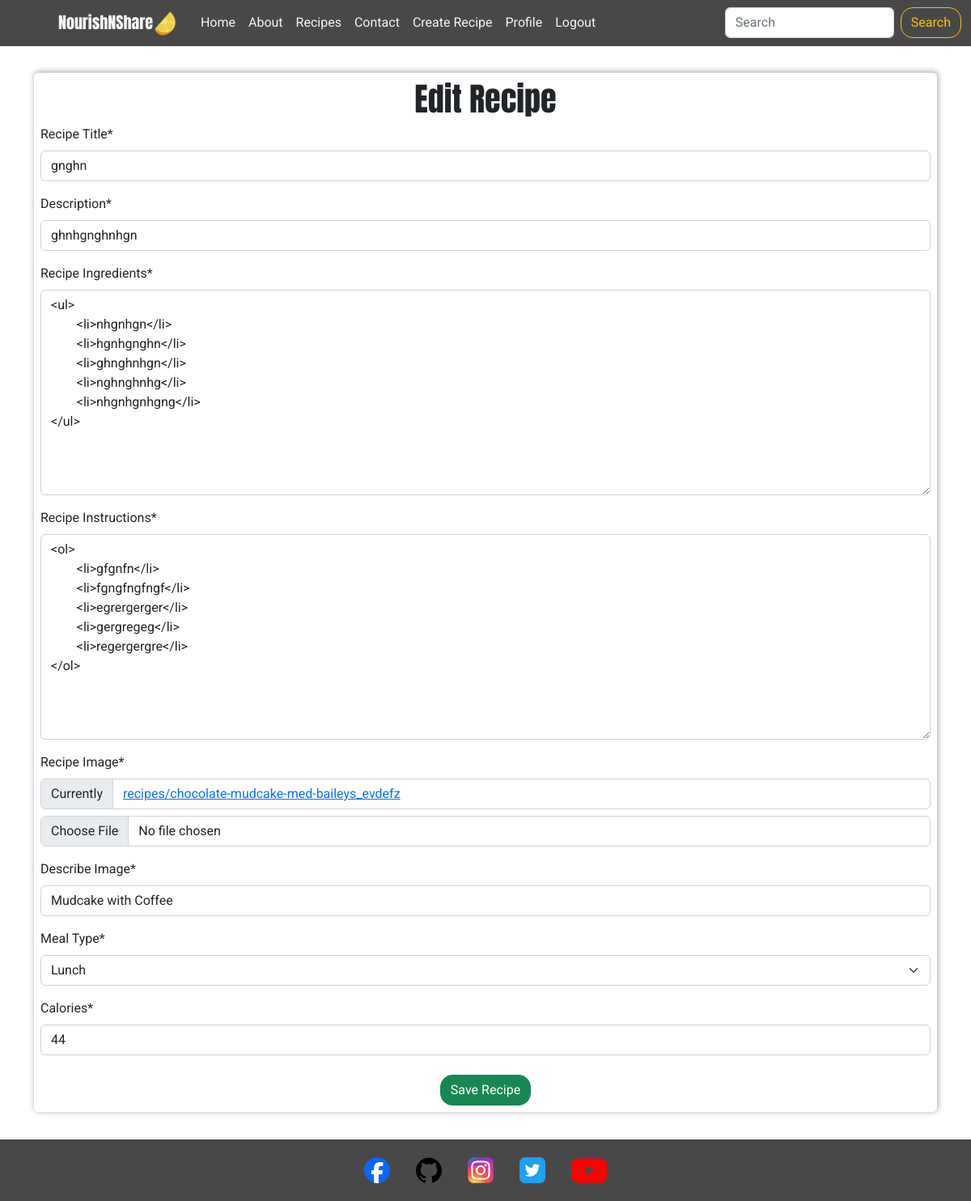
The page /recipes/edit/4/ (signed in) on the database its author committed.
### recipes/models.py (models this page shows, shortened)
class Recipe(models.Model):
    user = models.ForeignKey(
        User, related_name="recipe_owner", on_delete=models.CASCADE
    )
    title = models.CharField(max_length=300, null=False, blank=False)
    description = models.CharField(max_length=500, null=False, blank=False)
    instructions = RichTextField(max_length=10000, null=False, blank=False)
    ingredients = RichTextField(max_length=10000, null=False, blank=False)
    image = ResizedImageField(
        size=[400, None],
        quality=75,
        upload_to="recipes/",
        force_format="WEBP",
        blank=False,
        null=False,
    )
    image_description = models.CharField(max_length=150, null=False, blank=False)
    meal_type = models.CharField(max_length=50, choices=MEAL_TYPES, default="breakfast")
    calories = models.IntegerField()
    posted_date = models.DateTimeField(auto_now=True)
    class Meta:
        ordering = ["-posted_date"]

### recipes/views.py (the view)
# urls.py: path("edit/<slug:pk>/", EditRecipe.as_view(), name= "edit_recipe"),
class EditRecipe(LoginRequiredMixin, UserPassesTestMixin, UpdateView):
    template_name = 'recipes/edit_recipe.html'
    model = Recipe
    form_class = RecipeForm
    success_url = '/recipes/'
    def test_func(self):
        return self.request.user == self.get_object().user

### recipes/forms.py
class RecipeForm(forms.ModelForm):
    class Meta:
        model = Recipe
        fields = [
            "title",
            "description",
            "ingredients",
            "instructions",
            "image",
            "image_description",
            "meal_type",
            "calories",
        ]
        ingredients = forms.CharField(widget=RichTextWidget())
        instructions = forms.CharField(widget=RichTextWidget())
        widget = {
            "description": forms.Textarea(attrs={"rows": 5}),
        }
        labels = {
            "title": "Recipe Title",
            "description": "Description",
            "ingredients": "Recipe Ingredients",
            "instructions": "Recipe Instructions",
            "image": "Recipe Image",
            "image_description": "Describe Image",
            "meal_type": "Meal Type",
            "calories": "Calories",
        }

### recipes/templates/recipes/edit_recipe.html (shortened to what this page needs)
{% extends 'base.html' %}
{% block content %}
<div class="container">
    <form method="POST" enctype="multipart/form-data" class="p-2 form">
        <h1 class="text-center">Edit Recipe</h1>
        {{ form|crispy }}
        <div class="text-center">
            <button type="submit" class="btn btn-success mt-2">Save Recipe</button>
        </div>
    </form>
</div>
{% endblock %}

### templates/base.html (shortened to what this page needs)
{% load static %}
{% url 'home' as home_url %}
{% url 'account_login' as login_url %}
{% url 'account_signup' as signup_url %}
{% url 'account_logout' as logout_url %}
<!DOCTYPE html>
<html lang="en">
<head>
    {% block extra_css %}
    <link rel="stylesheet" href="https://cdnjs.cloudflare.com/ajax/libs/bootstrap/5.2.3/css/bootstrap.min.css" />
    <link rel="stylesheet" href="{% static '/css/base.css' %}">
    {% endblock %}
</head>
<body>
    {% include 'includes/header.html' %}
    <main>
        {% block content %}
        {% endblock %}
    </main>
    {% include 'includes/footer.html' %}
</body>
</html>

### templates/includes/header.html (shortened to what this page needs)
{% load static %}
<header>
    <nav class="navbar navbar-expand-lg navbar-dark ">
        <div class="container-fluid">
          <a class="navbar-brand" href="#">NourishNShare<img src="{% static 'images/orange.webp' %}" alt="a lemon" class="logo"></a>
          <div class="collapse navbar-collapse" id="navbarTogglerDemo02">
            <ul class="navbar-nav me-auto mb-2 mb-lg-0">
              <li class="nav-item">
                <a class="nav-link {% if request.path == home_url %}active{% endif %}" aria-current="page" href="{% url 'home' %}">Home</a>
              </li>
              <li class="nav-item">
                <a class="nav-link {% if request.path == about_url %}active{% endif %}" href="{% url 'about' %}">About</a>
              </li>
              <li class="nav-item">
                <a class="nav-link {% if request.resolver_match.url_name == 'recipes' %}active{% endif %}" href="{% url 'recipes' %}">Recipes</a>
              </li>
              <li class="nav-item">
                <a class="nav-link" href="#">Contact</a>
              </li>
              {% if request.user.is_authenticated %}
              <li class="nav-item">
                <a class="nav-link {% if request.resolver_match.url_name == 'add_recipe' %}active{% endif %}" href="{% url 'add_recipe' %}">Create Recipe</a>
              </li>
              <li class="nav-item">
                <a class="nav-link {% if request.resolver_match.url_name == 'profile' %}active{% endif %}" href="{% url 'profile' request.user.id %}">Profile</a>
              </li>
              <li class="nav-item">
                <a class="nav-link {% if request.path == logout_url %}active{% endif %}" href="{% url 'account_logout' %}">Logout</a>
              </li>
              {% endif %}
            </ul>
            <form class="d-flex" role="search" method="GET" action="{% url 'recipes' %}">
              <input class="form-control me-2" name="q" type="search" placeholder="Search" aria-label="Search">
              <button class="btn btn-outline-warning" type="submit">Search</button>
            </form>
          </div>
        </div>
      </nav>
</header>

### templates/includes/footer.html
{% load static %}
<footer>
    <a href="" target="_blank" rel="noopener" aria-label="Facebook - Opens in a new tab">
        <img src="{% static '/icons/facebook-round-color-icon.svg' %}" alt="Facebook link" class="social-icon">
    </a>
    <a href="" target="_blank" rel="noopener" aria-label="Github - Opens in a new tab">
        <img src="{% static '/icons/github-icon.svg' %}" alt="Github link" class="social-icon">
    </a>
    <a href="" target="_blank" rel="noopener" aria-label="Instagram - Opens in a new tab">
        <img src="{% static '/icons/ig-instagram-icon.svg' %}" alt="Instagram link" class="social-icon">
    </a>
    <a href="" target="_blank" rel="noopener" aria-label="Twitter - Opens in a new tab">
        <img src="{% static '/icons/twitter-square-color-icon.svg' %}" alt="Twitter link" class="social-icon">
    </a>
    <a href="" target="_blank" rel="noopener" aria-label="Youtube - Opens in a new tab">
        <img src="{% static '/icons/youtube-color-icon.svg' %}" alt="Youtube link" class="social-icon-youtube">
    </a>
</footer>

### static/css/base.css (style rules this page uses)
:root { --title: 'Anton', 'serif'; --main-font: 'Roboto', 'serif'; --background: #3f006a0f; --orange: #ffc107; --green: #00AB66; --off-white: #f6f6f6; --white: #fff; --earth-green: #d7da9f; --smal-box-shadow: 1px -1px 7px 0 #00000061; --border: 1px solid #00000030; }
html, body { height: 100%; width: 100%; }
body { display: flex; flex-direction: column; font-family: var(--main-font); }
h1, h2, h3, h4, h5, h6 { font-family:var(--title); }
main { flex: 1 0 auto; background-color: var(--white); }
.btn { border-radius: 15px; }
.navbar { background-color: #484848; }
.navbar-brand { font-family: var(--title); color: var(--off-white); margin-left: 60px; }
img.logo { height: 30px; width: 30px; margin-right: 5px; }
.nav-link { color: var(--off-white); }
footer { flex-shrink: 0; background-color: #484848; display: flex; flex-direction: row; justify-content: center; align-items: center; border-top: var(--border); }
.social-icon { height: 2rem; margin: 1rem; }
.social-icon-youtube { height: 2.7rem; margin: 1rem; }
.form { width: 100%; margin: 3% auto; box-shadow: var(--smal-box-shadow); border-radius: 5px; }

### rows shown on the page
Recipe: title "gnghn", description "ghnhgnghnhgn", ingredients "<ul> <li>nhgnhgn</li> <li>hgnhgnghn</li> <li>ghnghnhgn</li> <li>nghnghnhg</li> <li>nhgnhgnhgng</li> </ul>", instructions "<ol> <li>gfgnfn</li> <li>fgngfngfngf</li> <li>egrergerger</li> <li>gergregeg</li> <li>regergergre</li> </ol>", image_description "Mudcake with Coffee", meal_type "Lunch", calories "44"
